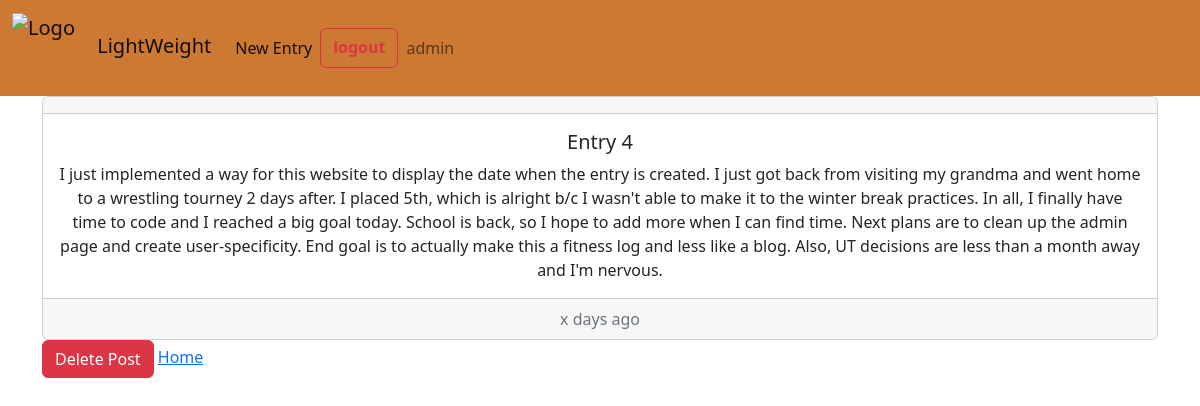
/item/4 (signed in), run on the app's committed database.
### item/models.py (models this page shows, shortened)
class Entry(models.Model):
    title = models.CharField(max_length = 100)
    routine = models.CharField(max_length = 750)
    date = models.DateField('Publish Date', default=datetime.date.today())

### item/views.py (the view)
# urls.py: path('<int:id>', views.detail, name='detail'),
@login_required
def detail(request, id):
    item = get_object_or_404(Entry, pk=id)
    return render(request, "item/detail.html", {"entry": item})

### fit/item/templates/item/detail.html (shortened to what this page needs)
{% extends "base.html" %}
{% block content %}
<div class="card text-center">
    <div class="card-header">
    </div>
    <div class="card-body">
      <h5 class="card-title">{{ entry.title }}</h5>
      <p class="card-text">{{ entry.routine }}</p>
    </div>
    <div class="card-footer text-muted">
      x days ago
    </div>
  </div>
<a href="{% url 'delete' entry.id %}" class="btn btn-danger btn-small">Delete Post</a>
<a href="{% url 'home' %}">Home</a>
{% endblock %}

### fit/log/templates/icon.html (shortened to what this page needs)
{% load static %}
<nav class="navbar navbar-expand-lg" style="background-color: #cc7933;">
  <div class="container-fluid">
    <a class="navbar-brand" href="{% url 'home' %}">
      <img src="{% static 'log/cow_man.png' %}" alt="Logo" width="80" height="70" class="d-inline-block align-text-center">
      LightWeight</a>
    <div class="collapse navbar-collapse" id="navbarNavAltMarkup">
      <div class="navbar-nav">
        <a class="nav-item nav-link active" href="{% url 'user' %}">New Entry</a>
        {% if user.is_authenticated %}
          <a class="btn btn-outline-danger my-2 my-sm-0" href="{% url 'logout' %}"><strong>logout</strong></a>
          <span class="nav-item nav-link">{{ user.username }}</span>
        {% else %}
        <a class="btn btn-outline-info my-2 my-sm-0" href="{% url 'signup' %}">signup</a>
        <a class="btn btn-outline-success my-2 my-sm-0" href="{% url 'login' %}">login</a>
        {% endif %}
      </div>
    </div>
  </div>
</nav>

### data on the page
Entry: title "Entry 4", routine "I just implemented a way for this website to display the date when the entry is created. I just got back from visiting my grandma and went home to a wrestling tourney 2 days after. I placed 5th, which is alright b/c I wasn't able to make it to the winter break practices. In all, I finally have time to code and I reached a big goal today. School is back, so I hope to add more when I can find time. Next plans are to clean up the admin page and create user-specificity. End goal is to actually make this a fitness log and less like a blog. Also, UT decisions are less than a month away and I'm nervous."

### other printed values
{{ user.username }} "admin"
